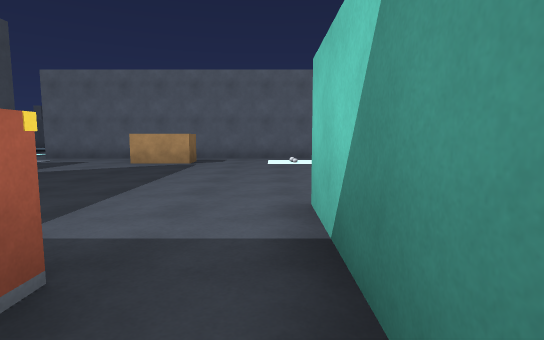
[1] (above)

24 first-person views from a walk through a scene from a Unity 3-D project. The camera is 1.3 m above the floor, tilts 6° down and sees 80° across. The floor is counted in squares, 2 m on a side. Each view is taken from the middle of a square. On the plan, view 1 faces up. The plan holds only what a view shows up to about 10 squares ahead; the rest is blank. The player is left out.

[2]
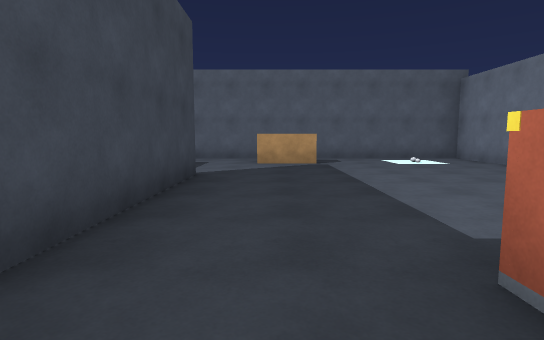

[3]
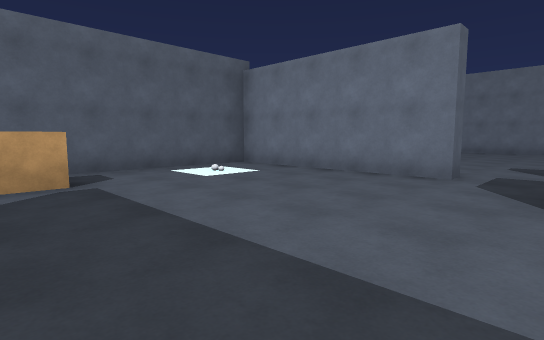

[4]
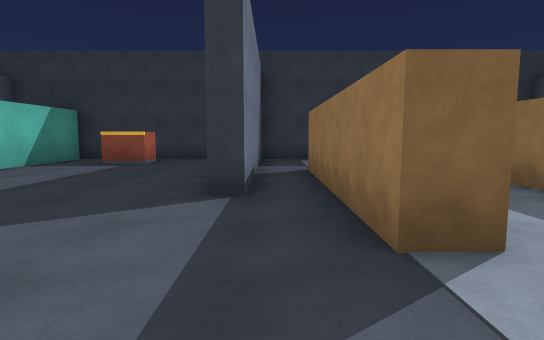

[5]
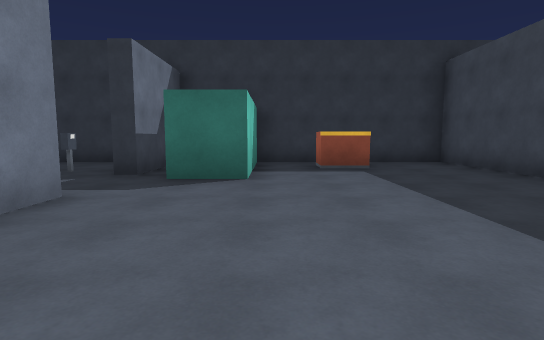

[6]
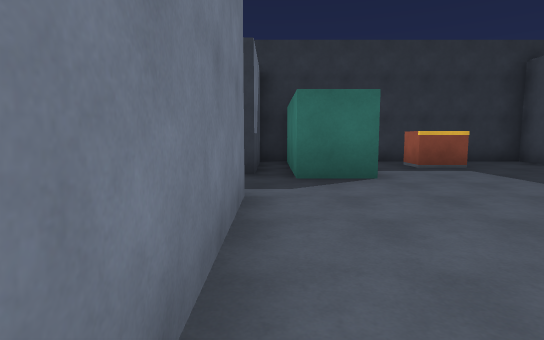

[7]
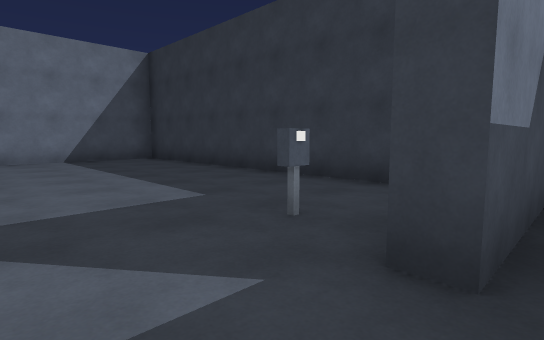

[8]
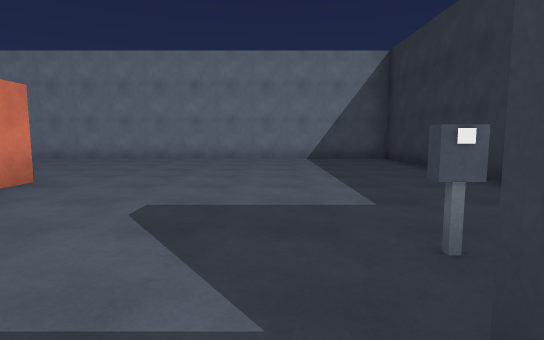

[9]
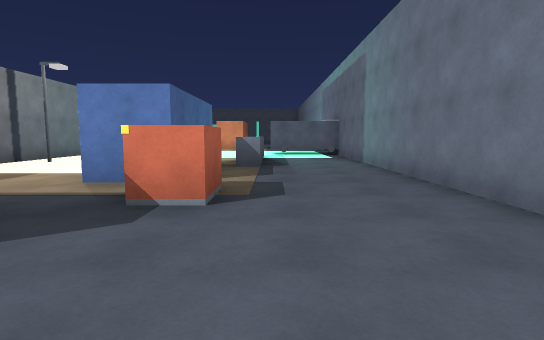

[10]
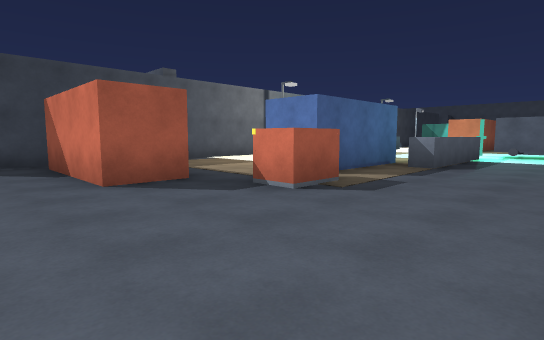

[11]
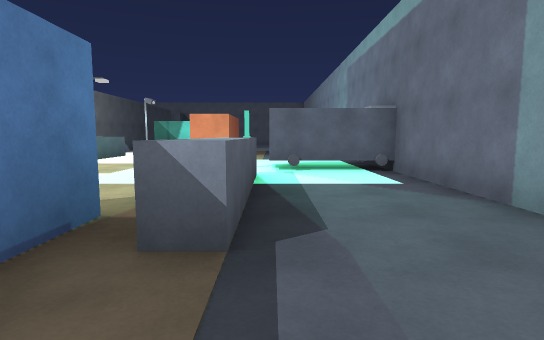

[12]
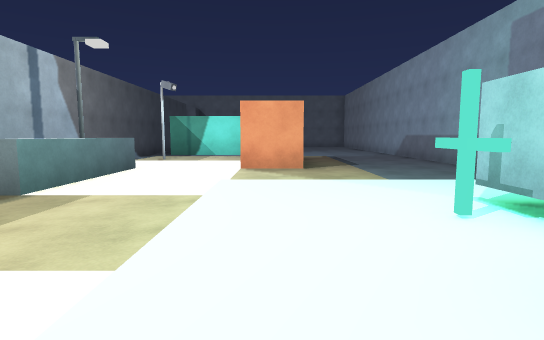

[13]
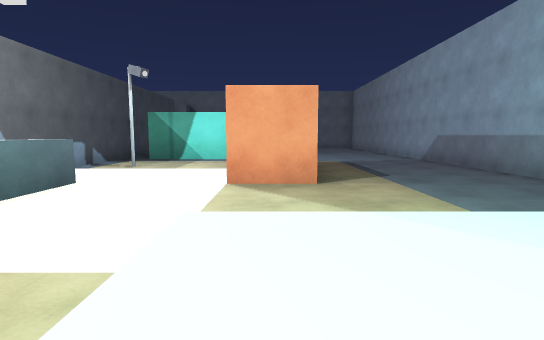

[14]
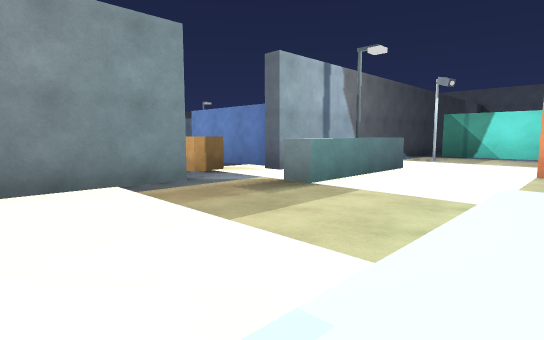

[15]
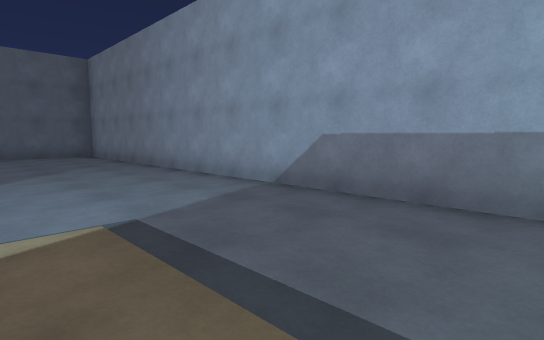

[16]
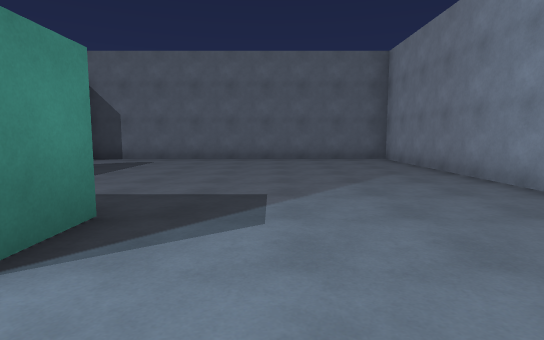

[17]
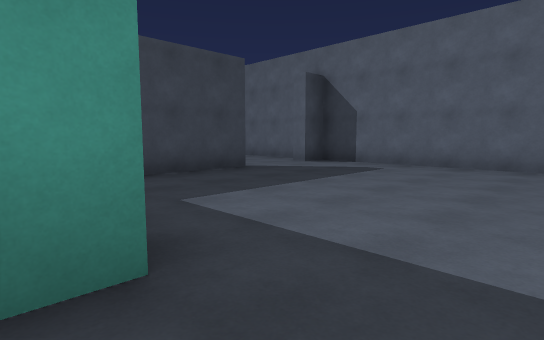

[18]
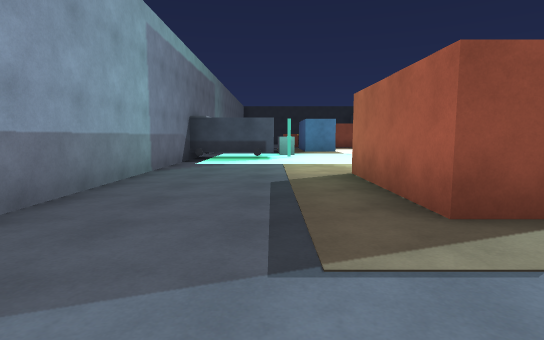

[19]
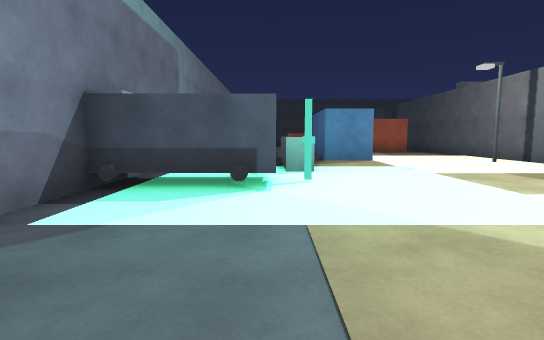

[20]
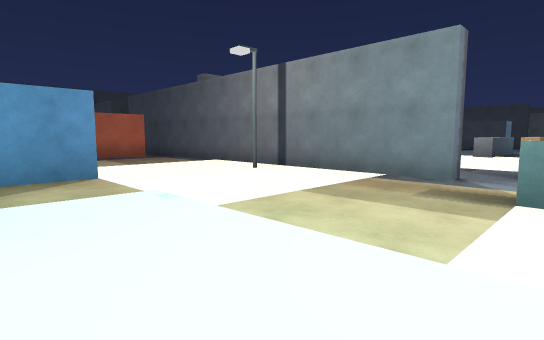

[21]
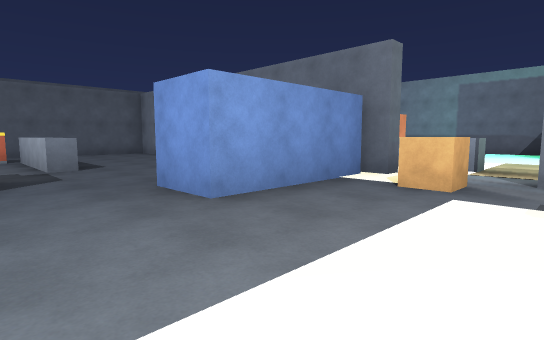

[22]
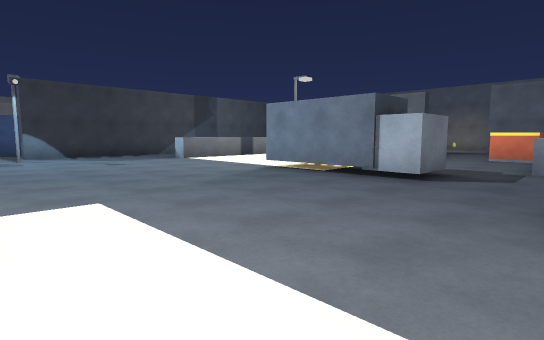

[23]
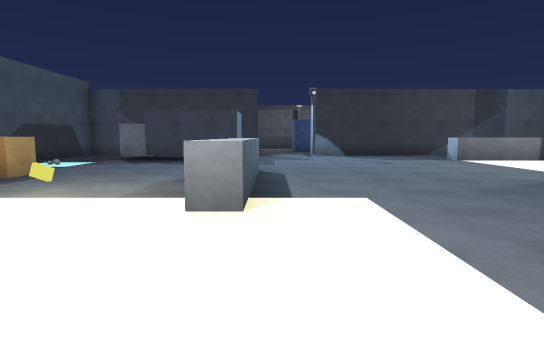

[24]
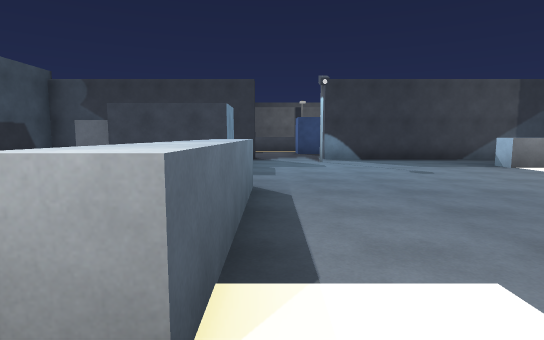

### Floor plan
Ten units are one square. View 1 is at (0, 0); x grows to the right and y downward. Boxes are objects, and circles mark ways between rooms. Rooms are numbered by the first view taken in them; rooms with no view inside come last. Other rooms are left out.
<svg viewBox="-128 -338 248 346">
<path fill="none" stroke="#000" d="M28 -45 23 -45 23 -93 -65 -93M-47 -26 -47 -55 -43 -55 -43 3 23 3 23 -25M4 1 4 -31 16 -31 16 1M-64 -73 -57 -73 -57 -28M81 -153 88 -153 88 -119M113 -178 113 -333 27 -333 27 -325M43 -205 43 -175 38 -175M62 -126 76 -126 76 -93 64 -93M22 -165 27 -165 27 -90M69 -236 76 -236 76 -204 64 -204M60 -254 34 -254M66 -78 66 -64 34 -64M66 -268 66 -256M41 -76 50 -76M27 -260 27 -185 23 -185M27 -66 27 -56M27 -306 27 -282M23 -25 28 -25M39 3 113 3 113 -152M-71 -158 -37 -158 -37 -152M-35 -209 -61 -209M-111 -151 -99 -151 -99 -125M-99 -234 -99 -209 -102 -209M21 -189 -10 -189M-123 -238 -123 -175M-123 -97 -85 -97"/>
<rect x="-35" y="-85" width="10" height="10" fill="#bbb"><title>other object</title></rect>
<rect x="-25" y="-15" width="20" height="10" fill="#bbb"><title>other object</title></rect>
<rect x="-25" y="-85" width="10" height="10" fill="#bbb"><title>other object</title></rect>
<rect x="15" y="-185" width="10" height="10" fill="#bbb"><title>other object</title></rect>
<rect x="35" y="-25" width="10" height="10" fill="#bbb"><title>other object</title></rect>
<rect x="35" y="-235" width="10" height="10" fill="#bbb"><title>other object</title></rect>
<rect x="75" y="-95" width="10" height="20" fill="#bbb"><title>other object</title></rect>
<rect x="85" y="-175" width="30" height="20" fill="#bbb"><title>other object</title></rect>
<rect x="-115" y="-125" width="20" height="10" fill="#bbb"><title>other object</title></rect>
<rect x="-115" y="-175" width="10" height="10" fill="#bbb"><title>other object</title></rect>
<rect x="-65" y="-125" width="10" height="20" fill="#bbb"><title>other object</title></rect>
<circle cx="30" cy="-35" r="3" fill="#2a7"/>
<circle cx="25" cy="-175" r="3" fill="#2a7"/>
<text x="-10" y="-50">1</text>
<text x="70" y="-170">2</text>
<text x="-60" y="-170">3</text>
</svg>
Room 1 opens to room 2. Room 2 opens to room 3.

Where each view was taken, in squares from view 1:
view 1: 0 up, 0 right, facing up
view 2: 0 up, 3 left, facing up
view 3: 3 up, 3 left, facing up-right
view 4: 9 up, 5 left, facing down
view 5: 8 up, 0 right, facing down
view 6: 8 up, 2 right, facing down
view 7: 4 up, 2 right, facing down-right
view 8: 3 up, 2 right, facing right
view 9: 5 up, 9 right, facing up
view 10: 5 up, 11 right, facing up-left
view 11: 10 up, 9 right, facing up
view 12: 14 up, 7 right, facing up
view 13: 16 up, 7 right, facing up
view 14: 14 up, 7 right, facing up-left
view 15: 22 up, 8 right, facing up-right
view 16: 24 up, 8 right, facing up
view 17: 26 up, 8 right, facing up-left
view 18: 26 up, 9 right, facing down
view 19: 21 up, 9 right, facing down
view 20: 18 up, 8 right, facing down-left
view 21: 16 up, 3 left, facing up-right
view 22: 16 up, 1 left, facing up-left
view 23: 16 up, 1 left, facing left
view 24: 16 up, 3 left, facing left
